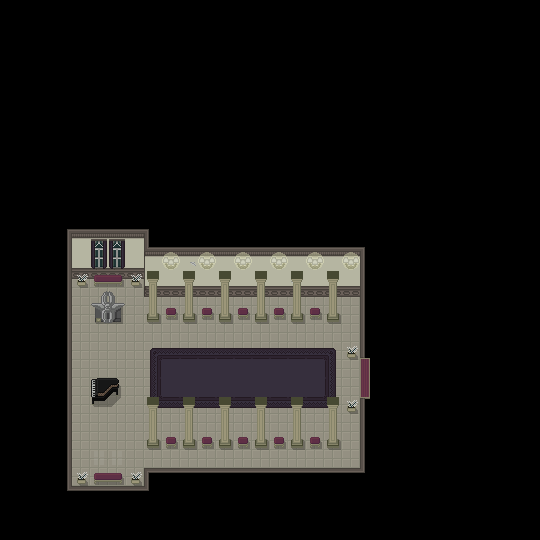

A level layout from a 2D game, rendered from its tile map. Below: a short description, then the map file with tile-grid data replaced by summaries:
An orthogonal 30x30 tile map with 18x18 px tiles, 3 tile layers (Livello tile 1, Furniture, Foreground), 3 tilesets and 18 objects.

<map version="1.10" tiledversion="1.11.0" orientation="orthogonal" renderorder="right-down" width="30" height="30" tilewidth="18" tileheight="18" infinite="0" nextlayerid="5" nextobjectid="36">
 <tileset firstgid="1" source="../../TILEMAPS/Tilemap 2/Tilemap2.tsx" />
 <tileset firstgid="171" source="../../TILEMAPS/Furniture/Furniture.tsx" />
 <tileset firstgid="549" source="../../TILEMAPS/Tilemap1/Tilemap1.tsx" />
 <layer id="1" name="Livello tile 1" width="30" height="30">
  <data>[900 cells, 900 non-empty, 36 distinct tile ids]</data>
 </layer>
 <layer id="2" name="Furniture" width="30" height="30">
  <data>[900 cells, 38 non-empty, 12 distinct tile ids]</data>
 </layer>
 <objectgroup id="4" name="Collisioni">
  <object id="1" x="144" y="306" width="198" height="18" />
  <object id="2" x="144" y="432" width="198" height="18" />
  <object id="3" x="342" y="396" width="18" height="18" />
  <object id="4" x="342" y="342" width="18" height="18" />
  <object id="12" x="72" y="468" width="72" height="18" />
  <object id="13" x="72" y="486" width="90" height="18" />
  <object id="14" x="144" y="468" width="234" height="18" />
  <object id="15" x="360" y="252" width="18" height="216" />
  <object id="17" x="144" y="252" width="216" height="36" />
  <object id="18" x="144" y="234" width="234" height="18" />
  <object id="19" x="72" y="216" width="90" height="18" />
  <object id="21" x="54" y="216" width="18" height="288" />
  <object id="22" x="72" y="234" width="72" height="36" />
  <object id="23" x="126" y="270" width="18" height="18" />
  <object id="24" x="72" y="270" width="18" height="18" />
  <object id="31" x="90" y="306" width="36" height="18" />
  <object id="32" x="90" y="270" width="36" height="18" />
  <object id="33" x="90" y="378" width="36" height="18" />
 </objectgroup>
 <layer id="3" name="Foreground" width="30" height="30">
  <data>[900 cells, 28 non-empty, 5 distinct tile ids]</data>
 </layer>
</map>
